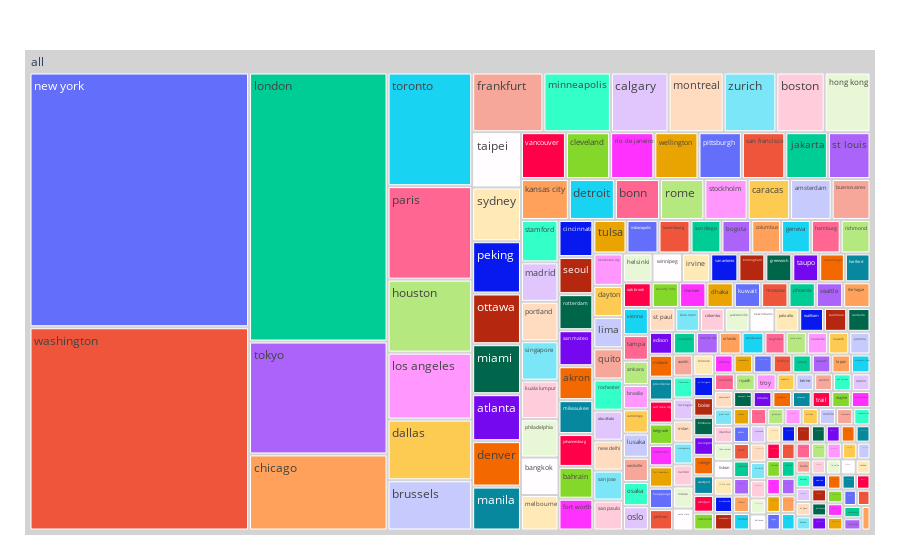

This figure's notebook cell:
### Code cell
# Count the occurrences of each city
city_counts = df['city'].value_counts().reset_index()
city_counts.columns = ['City', 'Count']
# Create a treemap
fig = px.treemap(city_counts, path=[px.Constant("all"),'City'], values='Count')
fig.update_traces(root_color="lightgrey")
# Adjust the figure size to take all available space
fig.update_layout(margin = dict(t=50, l=25, r=25, b=25))
pio.write_html(fig,file="fig1.html",auto_open=True)
fig.show()

### Figure 1 — Plotly figure (JSON) as saved in the notebook; plotly's stock layout.template omitted (floating-point values rounded to 4 significant figures; data arrays with more than 128 entries replaced by an {"elided": "..."} marker saying what was removed)
{"data": [{"branchvalues": "total", "domain": {"x": [0.0, 1.0], "y": [0.0, 1.0]}, "hovertemplate": "labels=%{label}<br>Count=%{value}<br>parent=%{parent}<br>id=%{id}<extra></extra>", "ids": {"elided": "246 str values"}, "labels": {"elided": "246 str values"}, "name": "", "parents": {"elided": "246 str values"}, "root": {"color": "lightgrey"}, "type": "treemap", "values": {"elided": "246 int values"}}], "layout": {"legend": {"tracegroupgap": 0}, "margin": {"b": 25, "l": 25, "r": 25, "t": 50}}}
